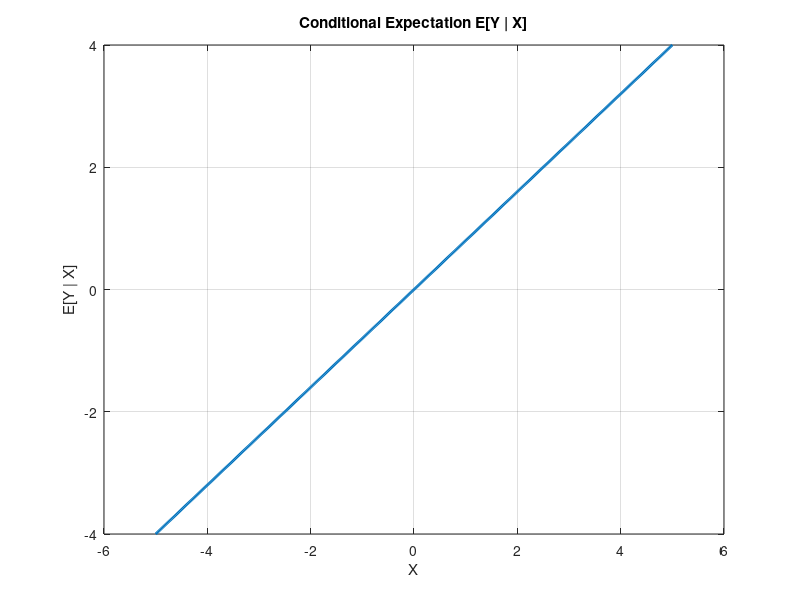

MATLAB code to generate this figure:
% Define grids
x_grid = linspace(-5, 5, 500);
y_grid = linspace(-10, 10, 500);
G = y_grid;

mu = 0;
sigma = 1;
a = @(x) 0.8 * x;

H = zeros(length(y_grid), length(x_grid));
for j = 1:length(x_grid)
    H(:, j) = normcdf((y_grid - a(x_grid(j)) - mu) / sigma);
end

n = length(y_grid) - 1;
m = length(x_grid) - 1;
F = zeros(m+1, n+1);
for i = 1:(m+1)
    F(i, 1) = (H(2, i) - H(1, i)) / 2;
    F(i, 2) = (H(3, i) - H(1, i)) / 2;
    for j = 3:n
        F(i, j) = (H(j+1, i) - H(j-1, i)) / 2;
    end
    F(i, n) = (H(n+1, i) - H(n-1, i)) / 2;
    F(i, n+1) = (H(n+1, i) - H(n, i)) / 2;
end

disp('Size of F matrix:');
disp(size(F));
disp('Sample rows of F matrix:');
disp(F(1:5, 1:5));

U = F * G';
figure;
plot(x_grid, U, 'LineWidth', 2);
xlabel('X');
ylabel('E[Y | X]');
title('Conditional Expectation E[Y | X]');
grid on;
p = polyfit(x_grid, U, 1);
slope = p(1);
disp(['The slope of the graph is: ', num2str(slope)]);
save("results_p1_numeric.mat", "x_grid","U");
